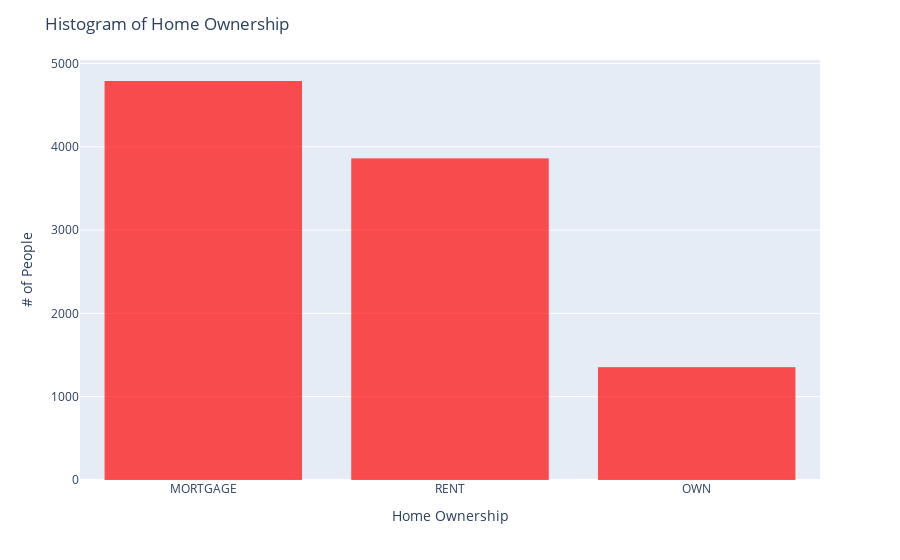

The notebook cell this image was saved under:
### Markdown cell above
**Q7** Can you figure out how to add x labels, y labels, and a title to this graph?

### Code cell
# Your code here
fig = px.bar(DF,
            x='homeownership',
              color_discrete_sequence=['red'])
fig.update_layout(title='Histogram of Home Ownership',
             xaxis_title='Home Ownership',
             yaxis_title='# of People')
fig.update_traces(dict(marker_line_width=0))
fig.show()

### Figure 1 — Plotly figure (JSON) as saved in the notebook; plotly's stock layout.template omitted (floating-point values rounded to 4 significant figures; data arrays with more than 128 entries replaced by an {"elided": "..."} marker saying what was removed)
{"data": [{"alignmentgroup": "True", "hovertemplate": "homeownership=%{x}<br>count=%{y}<extra></extra>", "legendgroup": "", "marker": {"color": "red", "line": {"width": 0}, "pattern": {"shape": ""}}, "name": "", "offsetgroup": "", "orientation": "v", "showlegend": false, "textposition": "auto", "type": "bar", "x": {"elided": "10000 str values"}, "xaxis": "x", "y": {"elided": "10000 int values"}, "yaxis": "y"}], "layout": {"autosize": true, "barmode": "relative", "legend": {"tracegroupgap": 0}, "margin": {"t": 60}, "title": {"text": "Histogram of Home Ownership"}, "xaxis": {"anchor": "y", "autorange": true, "domain": [0, 1], "range": [-0.5, 2.5], "title": {"text": "Home Ownership"}, "type": "category"}, "yaxis": {"anchor": "x", "autorange": true, "domain": [0, 1], "range": [0, 5041.0], "title": {"text": "# of People"}, "type": "linear"}}}
